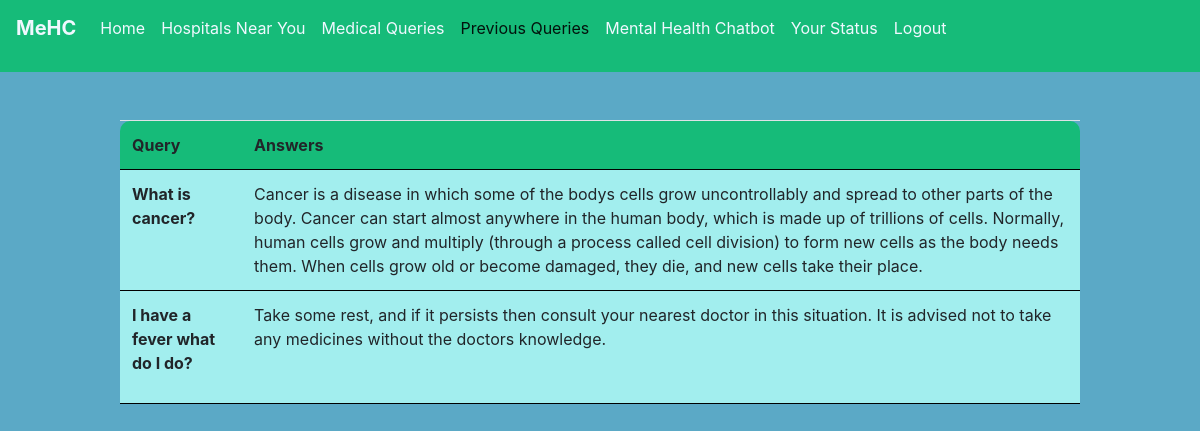
The app's page /pconv (signed in) with its own data.
### app.py (models this page shows, shortened)
class prevConversation(db.Model):
    sno = db.Column(db.Integer, primary_key = True)
    username = db.Column(db.String(100), nullable = False)
    question = db.Column(db.String(1000), nullable = False)
    conversation = db.Column(db.String(1000), nullable = False)

### app.py (the view)
@app.route('/pconv',methods=['GET','POST'])
def pconv():
    if 'username' in session:
        usrnm = session['username']
        qry = prevConversation.query.filter_by(username = usrnm)
        CBconv = qry.all()
        CBconv = CBconv[::-1]
        return render_template('pconv.html',conversations=CBconv)
    else:
        return redirect(url_for('login'))

### templates/pconv.html (shortened to what this page needs)
<!DOCTYPE html>
<html>
<head>
    <link rel="stylesheet" href="https://cdn.jsdelivr.net/npm/bootstrap@4.0.0/dist/css/bootstrap.min.css">
</head>
    <body style="background-color:#5ba9c6;">
        <nav class="navbar navbar-expand-lg navbar-light" style="background-color: rgb(22, 187, 121);">
            <a class="navbar-brand" href="#"><p style="color: aliceblue;"><b>MeHC</b></p></a>
            <div class="collapse navbar-collapse" id="navbarNav">
            <ul class="navbar-nav">
                <li class="nav-item active">
                    <a class="nav-link" href="{{ url_for('home') }}"><p class="options">Home</p></a>
                </li>
                <li class="nav-item">
                    <a class="nav-link" href="{{ url_for('hmap') }}"><p class="options">Hospitals Near You</p></a>
                </li>
                <li class="nav-item">
                    <a class="nav-link" href="{{ url_for('mquery') }}"><p class="options">Medical Queries</p></a>
                </li>
                <li class="nav-item active">
                    <a class="nav-link" href="#">Previous Queries</a>
                </li>
                <li class="nav-item">
                    <a class="nav-link" href="{{ url_for('Chatbot') }}"><p class="options">Mental Health Chatbot</p></a>
                </li>
                <li class="nav-item">
                    <a class="nav-link" href="{{ url_for('status') }}"><p class="options">Your Status</p></a>
                </li>
                <li class="nav-item">
                    <a class="nav-link" href="{{ url_for('logout')}}"><p class="options">Logout</p></a>
                </li>
            </ul>
            </div>
        </nav>
        <br>
        <div align = 'center' class="pconvbox" style="padding-left: 10%; padding-right: 10%;padding-top: 2%;text-align: left;">
            <table class="table">
                <thead>
                    <tr style="background-color: rgb(22, 187, 121);">
                        <th scope="col" style="border-radius: 10px 0px 0px 0px;border-bottom: 1px solid black;">Query</th>
                        <th scope="col" style="border-radius: 0px 10px 0px 0px;border-bottom: 1px solid black;">Answers</th>
                    </tr>
                </thead>
                <tbody style="background-color: rgb(162, 238, 238);">
                    {% for conv in conversations %}
                        <tr>
                            <th scope="row" style="border-bottom: 1px solid black;"><p>{{ conv.question }}</p></th>
                            <td style="border-bottom: 1px solid black;">{{ conv.conversation }}</td>
                        </tr>
                    {% endfor %}
                </tbody>
            </table>
        </div>
    </body>
</html>

### templates/pconv.html (style rules this page uses)
.options { color:aliceblue; }
.pconvbox { animation: fadeInAnimation ease 1.5s; animation-iteration-count: 1; animation-fill-mode: forwards; }

### records on screen
prevConversation: question "What is cancer?", conversation "Cancer is a disease in which some of the bodys cells grow uncontrollably and spread to other parts of the body. Cancer can start almost anywhere in the human body, which is made up of trillions of cells. Normally, human cells grow and multiply (through a process called cell division) to form new cells as the body needs them. When cells grow old or become damaged, they die, and new cells take their place."
prevConversation: question "I have a fever what do I do?", conversation "Take some rest, and if it persists then consult your nearest doctor in this situation. It is advised not to take any medicines without the doctors knowledge."
